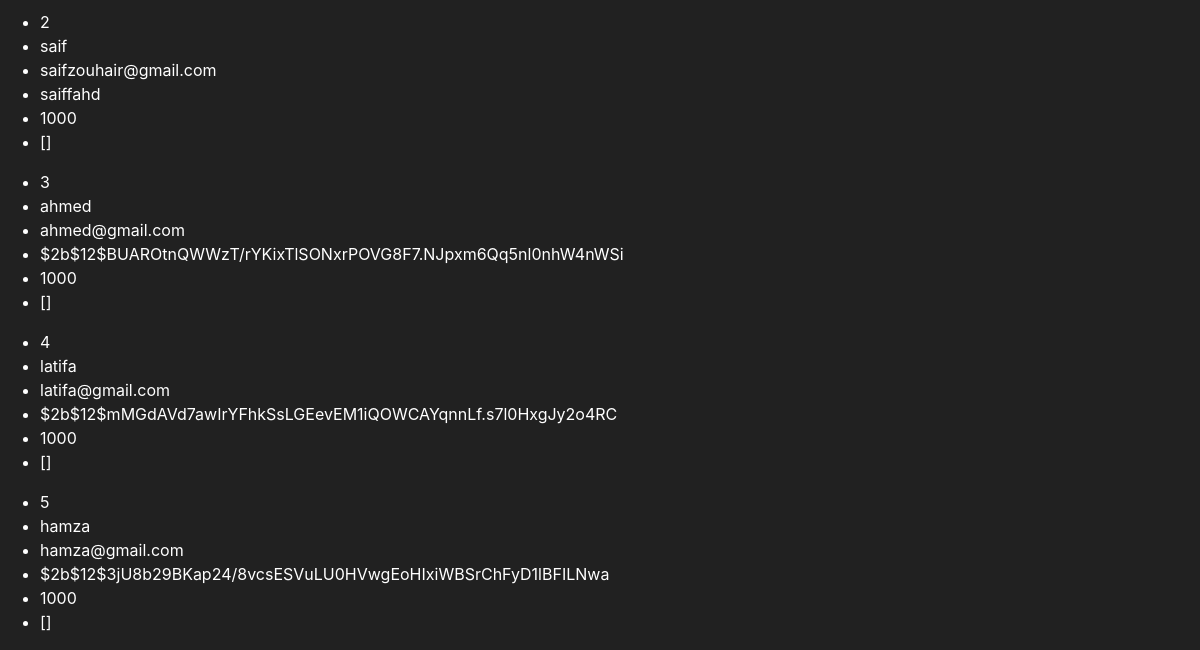
/test (lower part), run on an earlier commit of the app's database.
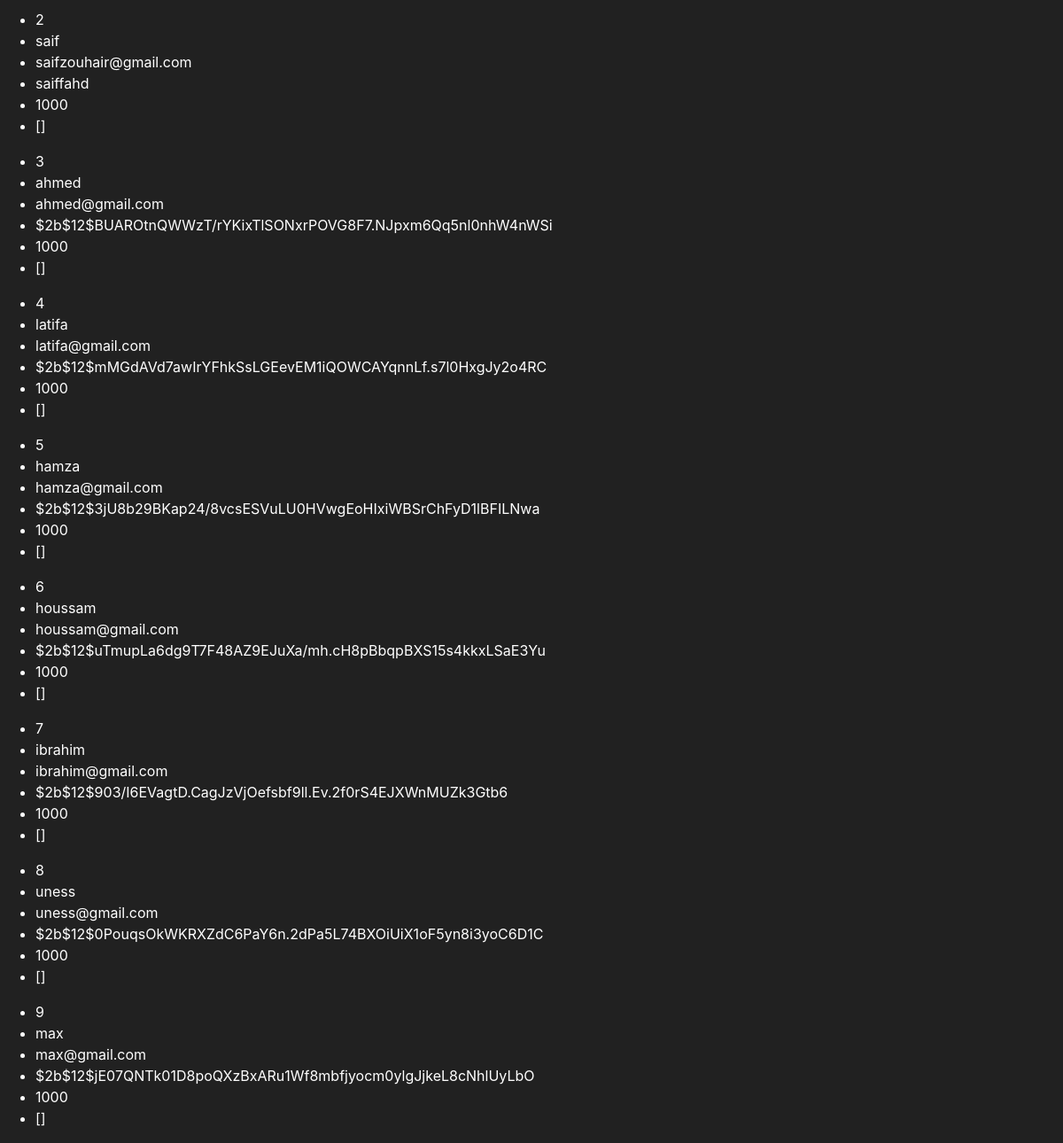
And on a later commit of the database.
### market/models.py (models this page shows, shortened)
class User(db.Model ,UserMixin):
    id = db.Column(db.Integer(), primary_key=True)
    username = db.Column(db.String(length=30), nullable=False, unique=True)
    email_adress = db.Column(db.String(length=50), nullable=False, unique=True)
    password_hash = db.Column(db.String(length=60), nullable=False)
    budget = db.Column(db.Integer(), nullable=False, default=1000)
    items = db.relationship('Item', backref='owned_user', lazy=True)
    @property
    def password(self):
        return self.password

### market/routes.py (the view)
@app.route('/test')
def test_page():
    item_test = Item.query.all()
    user_test = User.query.all()
    items = [
        {'id': 1, 'name': 'Phone', 'barcode': '893212299897', 'price': 500},
        {'id': 2, 'name': 'Laptop', 'barcode': '123985473165', 'price': 900},
        {'id': 3, 'name': 'Keyboard', 'barcode': '231985128446', 'price': 150}
    ]
    return render_template('test.html' , items=item_test , users = user_test)

### market/models.py (called while the page is built)
    def __repr__(self):
        return f'Item : {self.name}'

### market/templates/test.html (shortened to what this page needs)
{% extends 'base.html' %}
{% block content %}
    {% for user in users %}
        <ul>
            <li>{{ user.id }}</li>
            <li>{{ user.username }}</li>
            <li>{{ user.email_adress }}</li>
            <li>{{ user.password_hash }}</li>
            <li>{{ user.budget }}</li>
            <li>{{ user.items }}</li>
        </ul>
    {% endfor %}
{% endblock %}

What changed in the data, as far as the page shows it:
added User: id "6", username "houssam", email_adress "houssam@gmail.com", password_hash "$2b$12$uTmupLa6dg9T7F48AZ9EJuXa/mh.cH8pBbqpBXS15s4kkxLSaE3Yu", budget "1000", items "[]"
added User: id "7", username "ibrahim", email_adress "ibrahim@gmail.com", password_hash "$2b$12$903/I6EVagtD.CagJzVjOefsbf9ll.Ev.2f0rS4EJXWnMUZk3Gtb6", budget "1000", items "[]"
added User: id "8", username "uness", email_adress "uness@gmail.com", password_hash "$2b$12$0PouqsOkWKRXZdC6PaY6n.2dPa5L74BXOiUiX1oF5yn8i3yoC6D1C", budget "1000", items "[]"
added User: id "9", username "max", email_adress "max@gmail.com", password_hash "$2b$12$jE07QNTk01D8poQXzBxARu1Wf8mbfjyocm0ylgJjkeL8cNhlUyLbO", budget "1000", items "[]"
